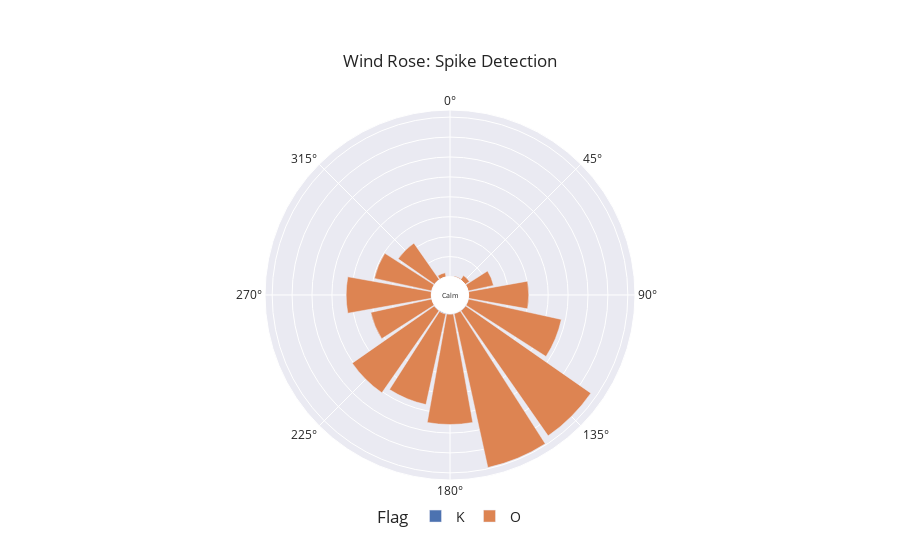

Notebook cell for this chart:
### Markdown cell above
![picture](sites/TAUR.jpg)

### Code cell
# FELR Rathaus Gemeinde Feldkirchen
df_site = extract_site_data(df=df, dates = dates, site_name="FELR")

plot_wind_rose(df_site, column="Flag")

### Figure 1 — Plotly figure (JSON) as saved in the notebook; plotly's stock layout.template omitted (floating-point values rounded to 4 significant figures)
{"data": [{"hovertemplate": "Flag=K<br>len=%{r}<br>cardinal_direction=%{theta}<extra></extra>", "legendgroup": "K", "marker": {"color": "rgb(76,114,176)", "pattern": {"shape": ""}}, "name": "K", "r": [67, 172, 53, 1, 104, 18, 156, 255, 156, 103, 125, 7, 195, 100], "showlegend": true, "subplot": "polar", "theta": [90, 180, 247.5, 45, 292.5, 337.5, 135, 202.5, 157.5, 270, 112.5, 67.5, 225, 315], "type": "barpolar"}, {"hovertemplate": "Flag=O<br>len=%{r}<br>cardinal_direction=%{theta}<extra></extra>", "legendgroup": "O", "marker": {"color": "rgb(221,132,82)", "pattern": {"shape": ""}}, "name": "O", "r": [38292, 15067, 25072, 23849, 11120, 1052, 14676, 27697, 23267, 67, 15661, 21315, 39551, 1293, 241, 6535], "showlegend": true, "subplot": "polar", "theta": [135, 90, 225, 112.5, 315, 337.5, 292.5, 180, 202.5, 0, 247.5, 270, 157.5, 45, 22.5, 67.5], "type": "barpolar"}], "layout": {"annotations": [{"font": {"size": 7}, "showarrow": false, "text": "Calm", "x": 0.5, "y": 0.5}], "barmode": "relative", "legend": {"font": {"size": 14}, "orientation": "h", "title": {"text": "Flag"}, "tracegroupgap": 0, "x": 0.5, "xanchor": "center", "y": -0.1, "yanchor": "middle"}, "margin": {"t": 110}, "polar": {"angularaxis": {"direction": "clockwise", "rotation": 90}, "domain": {"x": [0, 1], "y": [0, 1]}, "hole": 0.1, "radialaxis": {"linewidth": 0, "showticklabels": false, "ticks": ""}}, "title": {"text": "Wind Rose: Spike Detection", "xanchor": "center", "yanchor": "top"}}}
